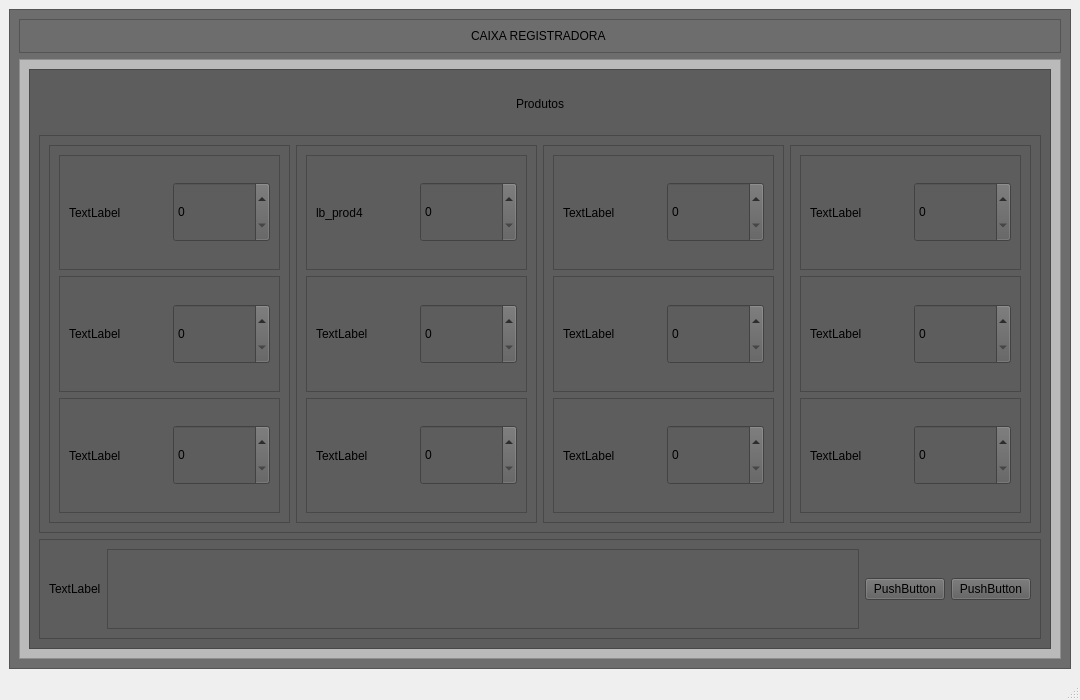
<?xml version="1.0" encoding="UTF-8"?>
<ui version="4.0">
 <class>MainWindow</class>
 <widget class="QMainWindow" name="MainWindow">
  <property name="geometry">
   <rect>
    <x>0</x>
    <y>0</y>
    <width>1080</width>
    <height>700</height>
   </rect>
  </property>
  <property name="minimumSize">
   <size>
    <width>960</width>
    <height>700</height>
   </size>
  </property>
  <property name="maximumSize">
   <size>
    <width>1080</width>
    <height>700</height>
   </size>
  </property>
  <property name="windowTitle">
   <string>MainWindow</string>
  </property>
  <widget class="QWidget" name="centralwidget">
   <layout class="QVBoxLayout" name="verticalLayout">
    <item>
     <widget class="QFrame" name="fr_mae">
      <property name="styleSheet">
       <string notr="true">background-color: rgb(109, 109, 109);</string>
      </property>
      <property name="frameShape">
       <enum>QFrame::StyledPanel</enum>
      </property>
      <property name="frameShadow">
       <enum>QFrame::Raised</enum>
      </property>
      <layout class="QVBoxLayout" name="verticalLayout_2">
       <item>
        <widget class="QFrame" name="fr_titulo">
         <property name="maximumSize">
          <size>
           <width>16777215</width>
           <height>80</height>
          </size>
         </property>
         <property name="frameShape">
          <enum>QFrame::StyledPanel</enum>
         </property>
         <property name="frameShadow">
          <enum>QFrame::Raised</enum>
         </property>
         <layout class="QHBoxLayout" name="horizontalLayout_2">
          <item alignment="Qt::AlignHCenter">
           <widget class="QLabel" name="lb_titulo">
            <property name="styleSheet">
             <string notr="true">font: 20pt &quot;Arial&quot;;</string>
            </property>
            <property name="text">
             <string>CAIXA REGISTRADORA </string>
            </property>
           </widget>
          </item>
         </layout>
        </widget>
       </item>
       <item>
        <widget class="QFrame" name="fr_fuincoes">
         <property name="styleSheet">
          <string notr="true">
background-color: rgb(186, 186, 186);</string>
         </property>
         <property name="frameShape">
          <enum>QFrame::StyledPanel</enum>
         </property>
         <property name="frameShadow">
          <enum>QFrame::Raised</enum>
         </property>
         <layout class="QHBoxLayout" name="horizontalLayout">
          <item>
           <widget class="QFrame" name="fr_produtos">
            <property name="styleSheet">
             <string notr="true">background-color: rgb(93, 93, 93);</string>
            </property>
            <property name="frameShape">
             <enum>QFrame::StyledPanel</enum>
            </property>
            <property name="frameShadow">
             <enum>QFrame::Raised</enum>
            </property>
            <layout class="QVBoxLayout" name="verticalLayout_3">
             <item alignment="Qt::AlignHCenter">
              <widget class="QLabel" name="lb_produtos">
               <property name="maximumSize">
                <size>
                 <width>16777215</width>
                 <height>50</height>
                </size>
               </property>
               <property name="styleSheet">
                <string notr="true">font: 87 18pt &quot;Arial Black&quot;;</string>
               </property>
               <property name="text">
                <string>Produtos</string>
               </property>
              </widget>
             </item>
             <item>
              <widget class="QFrame" name="fr_bottons">
               <property name="frameShape">
                <enum>QFrame::StyledPanel</enum>
               </property>
               <property name="frameShadow">
                <enum>QFrame::Raised</enum>
               </property>
               <layout class="QHBoxLayout" name="horizontalLayout_3">
                <item>
                 <widget class="QFrame" name="fr_col1">
                  <property name="frameShape">
                   <enum>QFrame::StyledPanel</enum>
                  </property>
                  <property name="frameShadow">
                   <enum>QFrame::Raised</enum>
                  </property>
                  <layout class="QVBoxLayout" name="verticalLayout_4">
                   <item>
                    <widget class="QFrame" name="fr_prod1">
                     <property name="frameShape">
                      <enum>QFrame::StyledPanel</enum>
                     </property>
                     <property name="frameShadow">
                      <enum>QFrame::Raised</enum>
                     </property>
                     <layout class="QHBoxLayout" name="horizontalLayout_7">
                      <item>
                       <widget class="QLabel" name="lb_prod1">
                        <property name="text">
                         <string>TextLabel</string>
                        </property>
                       </widget>
                      </item>
                      <item>
                       <widget class="QSpinBox" name="qt_prod1">
                        <property name="minimumSize">
                         <size>
                          <width>60</width>
                          <height>60</height>
                         </size>
                        </property>
                        <property name="styleSheet">
                         <string notr="true">font: 87 25pt &quot;Arial Black&quot;;</string>
                        </property>
                       </widget>
                      </item>
                     </layout>
                    </widget>
                   </item>
                   <item>
                    <widget class="QFrame" name="fr_prod2">
                     <property name="frameShape">
                      <enum>QFrame::StyledPanel</enum>
                     </property>
                     <property name="frameShadow">
                      <enum>QFrame::Raised</enum>
                     </property>
                     <layout class="QHBoxLayout" name="horizontalLayout_5">
                      <item>
                       <widget class="QLabel" name="lb_prod2">
                        <property name="text">
                         <string>TextLabel</string>
                        </property>
                       </widget>
                      </item>
                      <item>
                       <widget class="QSpinBox" name="qt_prod2">
                        <property name="enabled">
                         <bool>true</bool>
                        </property>
                        <property name="minimumSize">
                         <size>
                          <width>60</width>
                          <height>60</height>
                         </size>
                        </property>
                        <property name="styleSheet">
                         <string notr="true">font: 87 25pt &quot;Arial Black&quot;;</string>
                        </property>
                       </widget>
                      </item>
                     </layout>
                    </widget>
                   </item>
                   <item>
                    <widget class="QFrame" name="fr_prod3">
                     <property name="frameShape">
                      <enum>QFrame::StyledPanel</enum>
                     </property>
                     <property name="frameShadow">
                      <enum>QFrame::Raised</enum>
                     </property>
                     <layout class="QHBoxLayout" name="horizontalLayout_8">
                      <item>
                       <widget class="QLabel" name="lb_prod3">
                        <property name="text">
                         <string>TextLabel</string>
                        </property>
                       </widget>
                      </item>
                      <item>
                       <widget class="QSpinBox" name="qt_prod3">
                        <property name="minimumSize">
                         <size>
                          <width>60</width>
                          <height>60</height>
                         </size>
                        </property>
                        <property name="styleSheet">
                         <string notr="true">font: 87 25pt &quot;Arial Black&quot;;</string>
                        </property>
                       </widget>
                      </item>
                     </layout>
                    </widget>
                   </item>
                  </layout>
                 </widget>
                </item>
                <item>
                 <widget class="QFrame" name="fr_col2">
                  <property name="frameShape">
                   <enum>QFrame::StyledPanel</enum>
                  </property>
                  <property name="frameShadow">
                   <enum>QFrame::Raised</enum>
                  </property>
                  <layout class="QVBoxLayout" name="verticalLayout_8">
                   <item>
                    <widget class="QFrame" name="fr_prod4">
                     <property name="frameShape">
                      <enum>QFrame::StyledPanel</enum>
                     </property>
                     <property name="frameShadow">
                      <enum>QFrame::Raised</enum>
                     </property>
                     <layout class="QHBoxLayout" name="horizontalLayout_10">
                      <item>
                       <widget class="QLabel" name="lb_prod4">
                        <property name="text">
                         <string>lb_prod4</string>
                        </property>
                       </widget>
                      </item>
                      <item>
                       <widget class="QSpinBox" name="qt_prod4">
                        <property name="minimumSize">
                         <size>
                          <width>60</width>
                          <height>60</height>
                         </size>
                        </property>
                        <property name="styleSheet">
                         <string notr="true">font: 87 25pt &quot;Arial Black&quot;;</string>
                        </property>
                       </widget>
                      </item>
                     </layout>
                    </widget>
                   </item>
                   <item>
                    <widget class="QFrame" name="fr_prod5">
                     <property name="frameShape">
                      <enum>QFrame::StyledPanel</enum>
                     </property>
                     <property name="frameShadow">
                      <enum>QFrame::Raised</enum>
                     </property>
                     <layout class="QHBoxLayout" name="horizontalLayout_11">
                      <item>
                       <widget class="QLabel" name="lb_prod5">
                        <property name="text">
                         <string>TextLabel</string>
                        </property>
                       </widget>
                      </item>
                      <item>
                       <widget class="QSpinBox" name="qt_prod5">
                        <property name="minimumSize">
                         <size>
                          <width>60</width>
                          <height>60</height>
                         </size>
                        </property>
                        <property name="styleSheet">
                         <string notr="true">font: 87 25pt &quot;Arial Black&quot;;</string>
                        </property>
                       </widget>
                      </item>
                     </layout>
                    </widget>
                   </item>
                   <item>
                    <widget class="QFrame" name="fr_prod6">
                     <property name="frameShape">
                      <enum>QFrame::StyledPanel</enum>
                     </property>
                     <property name="frameShadow">
                      <enum>QFrame::Raised</enum>
                     </property>
                     <layout class="QHBoxLayout" name="horizontalLayout_12">
                      <item>
                       <widget class="QLabel" name="lb_prod6">
                        <property name="text">
                         <string>TextLabel</string>
                        </property>
                       </widget>
                      </item>
                      <item>
                       <widget class="QSpinBox" name="qt_prod6">
                        <property name="minimumSize">
                         <size>
                          <width>60</width>
                          <height>60</height>
                         </size>
                        </property>
                        <property name="styleSheet">
                         <string notr="true">font: 87 25pt &quot;Arial Black&quot;;</string>
                        </property>
                       </widget>
                      </item>
                     </layout>
                    </widget>
                   </item>
                  </layout>
                 </widget>
                </item>
                <item>
                 <widget class="QFrame" name="fr_col3">
                  <property name="frameShape">
                   <enum>QFrame::StyledPanel</enum>
                  </property>
                  <property name="frameShadow">
                   <enum>QFrame::Raised</enum>
                  </property>
                  <layout class="QVBoxLayout" name="verticalLayout_5">
                   <item>
                    <widget class="QFrame" name="fr_prod7">
                     <property name="frameShape">
                      <enum>QFrame::StyledPanel</enum>
                     </property>
                     <property name="frameShadow">
                      <enum>QFrame::Raised</enum>
                     </property>
                     <layout class="QHBoxLayout" name="horizontalLayout_15">
                      <item>
                       <widget class="QLabel" name="lb_prod7">
                        <property name="text">
                         <string>TextLabel</string>
                        </property>
                       </widget>
                      </item>
                      <item>
                       <widget class="QSpinBox" name="qt_prod7">
                        <property name="minimumSize">
                         <size>
                          <width>60</width>
                          <height>60</height>
                         </size>
                        </property>
                        <property name="styleSheet">
                         <string notr="true">font: 87 25pt &quot;Arial Black&quot;;</string>
                        </property>
                       </widget>
                      </item>
                     </layout>
                    </widget>
                   </item>
                   <item>
                    <widget class="QFrame" name="fr_prod8">
                     <property name="frameShape">
                      <enum>QFrame::StyledPanel</enum>
                     </property>
                     <property name="frameShadow">
                      <enum>QFrame::Raised</enum>
                     </property>
                     <layout class="QHBoxLayout" name="horizontalLayout_14">
                      <item>
                       <widget class="QLabel" name="lb_prod8">
                        <property name="text">
                         <string>TextLabel</string>
                        </property>
                       </widget>
                      </item>
                      <item>
                       <widget class="QSpinBox" name="qt_prod8">
                        <property name="minimumSize">
                         <size>
                          <width>60</width>
                          <height>60</height>
                         </size>
                        </property>
                        <property name="styleSheet">
                         <string notr="true">font: 87 25pt &quot;Arial Black&quot;;</string>
                        </property>
                       </widget>
                      </item>
                     </layout>
                    </widget>
                   </item>
                   <item>
                    <widget class="QFrame" name="fr_prod9">
                     <property name="frameShape">
                      <enum>QFrame::StyledPanel</enum>
                     </property>
                     <property name="frameShadow">
                      <enum>QFrame::Raised</enum>
                     </property>
                     <layout class="QHBoxLayout" name="horizontalLayout_13">
                      <item>
                       <widget class="QLabel" name="lb_prod9">
                        <property name="text">
                         <string>TextLabel</string>
                        </property>
                       </widget>
                      </item>
                      <item>
                       <widget class="QSpinBox" name="qt_prod9">
                        <property name="minimumSize">
                         <size>
                          <width>60</width>
                          <height>60</height>
                         </size>
                        </property>
                        <property name="styleSheet">
                         <string notr="true">font: 87 25pt &quot;Arial Black&quot;;</string>
                        </property>
                       </widget>
                      </item>
                     </layout>
                    </widget>
                   </item>
                  </layout>
                 </widget>
                </item>
                <item>
                 <widget class="QFrame" name="fr_col4">
                  <property name="frameShape">
                   <enum>QFrame::StyledPanel</enum>
                  </property>
                  <property name="frameShadow">
                   <enum>QFrame::Raised</enum>
                  </property>
                  <layout class="QVBoxLayout" name="verticalLayout_6">
                   <item>
                    <widget class="QFrame" name="fr_prod10">
                     <property name="frameShape">
                      <enum>QFrame::StyledPanel</enum>
                     </property>
                     <property name="frameShadow">
                      <enum>QFrame::Raised</enum>
                     </property>
                     <layout class="QHBoxLayout" name="horizontalLayout_6">
                      <item>
                       <widget class="QLabel" name="lb_prod10">
                        <property name="text">
                         <string>TextLabel</string>
                        </property>
                       </widget>
                      </item>
                      <item>
                       <widget class="QSpinBox" name="qt_prod10">
                        <property name="minimumSize">
                         <size>
                          <width>60</width>
                          <height>60</height>
                         </size>
                        </property>
                        <property name="styleSheet">
                         <string notr="true">font: 87 25pt &quot;Arial Black&quot;;</string>
                        </property>
                       </widget>
                      </item>
                     </layout>
                    </widget>
                   </item>
                   <item>
                    <widget class="QFrame" name="fr_prod11">
                     <property name="frameShape">
                      <enum>QFrame::StyledPanel</enum>
                     </property>
                     <property name="frameShadow">
                      <enum>QFrame::Raised</enum>
                     </property>
                     <layout class="QHBoxLayout" name="horizontalLayout_17">
                      <item>
                       <widget class="QLabel" name="lb_prod11">
                        <property name="text">
                         <string>TextLabel</string>
                        </property>
                       </widget>
                      </item>
                      <item>
                       <widget class="QSpinBox" name="qt_prod11">
                        <property name="minimumSize">
                         <size>
                          <width>60</width>
                          <height>60</height>
                         </size>
                        </property>
                        <property name="styleSheet">
                         <string notr="true">font: 87 25pt &quot;Arial Black&quot;;</string>
                        </property>
                       </widget>
                      </item>
                     </layout>
                    </widget>
                   </item>
                   <item>
                    <widget class="QFrame" name="fr_prod13">
                     <property name="frameShape">
                      <enum>QFrame::StyledPanel</enum>
                     </property>
                     <property name="frameShadow">
                      <enum>QFrame::Raised</enum>
                     </property>
                     <layout class="QHBoxLayout" name="horizontalLayout_16">
                      <item>
                       <widget class="QLabel" name="lb_prod13">
                        <property name="text">
                         <string>TextLabel</string>
                        </property>
                       </widget>
                      </item>
                      <item>
                       <widget class="QSpinBox" name="qt_prod13">
                        <property name="minimumSize">
                         <size>
                          <width>60</width>
                          <height>60</height>
                         </size>
                        </property>
                        <property name="styleSheet">
                         <string notr="true">font: 87 25pt &quot;Arial Black&quot;;</string>
                        </property>
                       </widget>
                      </item>
                     </layout>
                    </widget>
                   </item>
                  </layout>
                 </widget>
                </item>
               </layout>
              </widget>
             </item>
             <item>
              <widget class="QFrame" name="fr_valor">
               <property name="maximumSize">
                <size>
                 <width>16777215</width>
                 <height>100</height>
                </size>
               </property>
               <property name="frameShape">
                <enum>QFrame::StyledPanel</enum>
               </property>
               <property name="frameShadow">
                <enum>QFrame::Raised</enum>
               </property>
               <layout class="QHBoxLayout" name="horizontalLayout_4">
                <item>
                 <widget class="QLabel" name="lb_vltotal">
                  <property name="text">
                   <string>TextLabel</string>
                  </property>
                 </widget>
                </item>
                <item>
                 <widget class="QTextEdit" name="textEdit"/>
                </item>
                <item>
                 <widget class="QPushButton" name="pushButton_2">
                  <property name="text">
                   <string>PushButton</string>
                  </property>
                 </widget>
                </item>
                <item>
                 <widget class="QPushButton" name="pushButton">
                  <property name="text">
                   <string>PushButton</string>
                  </property>
                 </widget>
                </item>
               </layout>
              </widget>
             </item>
            </layout>
           </widget>
          </item>
         </layout>
        </widget>
       </item>
      </layout>
     </widget>
    </item>
   </layout>
  </widget>
  <widget class="QMenuBar" name="menubar">
   <property name="geometry">
    <rect>
     <x>0</x>
     <y>0</y>
     <width>1080</width>
     <height>21</height>
    </rect>
   </property>
  </widget>
  <widget class="QStatusBar" name="statusbar"/>
 </widget>
 <resources/>
 <connections/>
</ui>
